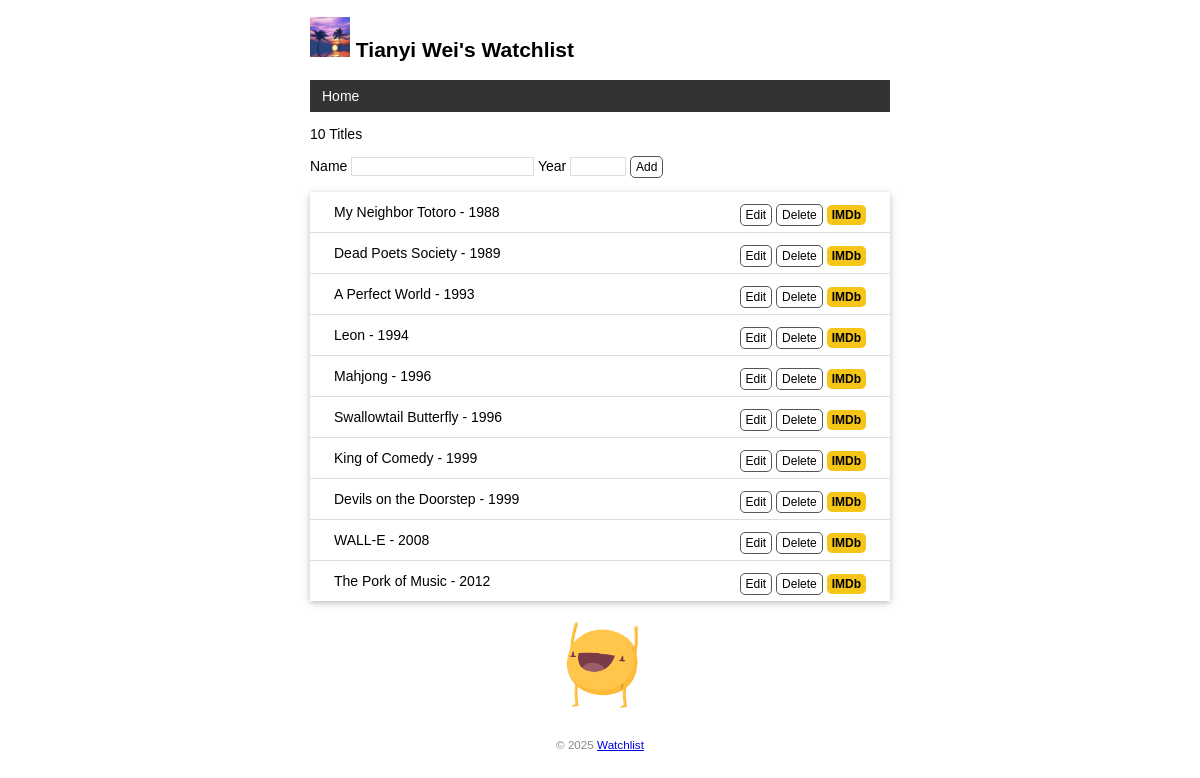
Before: / with the older database file.
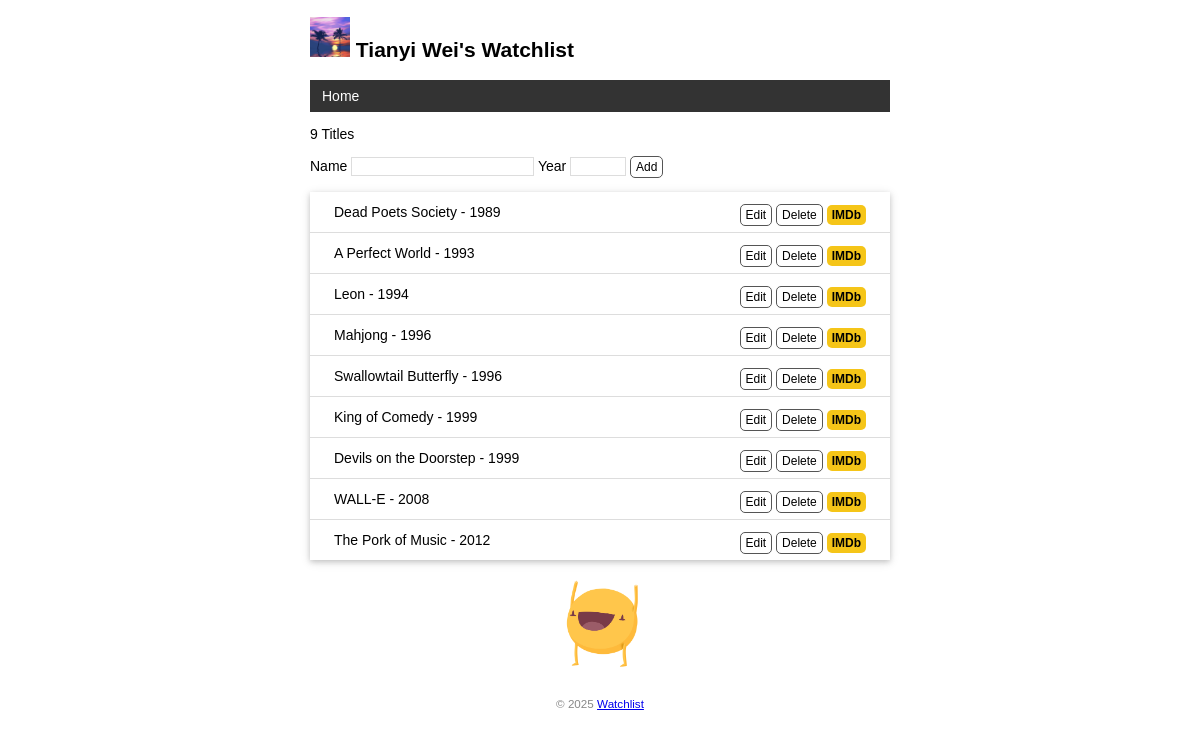
After: the same page with the newer database file.
### app.py (models this page shows)
class User(db.Model):
    id = db.Column(db.Integer, primary_key = True)
    name = db.Column(db.String(20))

class Movie(db.Model):
    id = db.Column(db.Integer, primary_key = True)
    title = db.Column(db.String(60))
    year = db.Column(db.String(4))

### app.py (the view, shortened to what this page needs)
@app.route('/', methods = ['GET', 'POST'])
def index():
    movies = Movie.query.all()
    return render_template('index.html', movies = movies)

### app.py (called while the page is built)
@app.context_processor
def inject_user():
    user = User.query.first()
    return dict(user = user)

### templates/index.html (shortened to what this page needs)
<!DOCTYPE html>
<html lang="en">
<head>
    <link rel="stylesheet" href="{{ url_for('static', filename='style.css') }}" type="text/css">
</head>
<body>
    <h2>
        <img alt="View" class="view" src="{{ url_for('static', filename='images/view.jpg') }}">
        {{ user.name }}'s Watchlist
    </h2>
    <nav>
        <ul>
            <li><a href="{{ url_for('index') }}">Home</a></li>
        </ul>
    </nav>
    <p>{{ movies|length }} Titles</p>
    <form method="post">
        Name <input type="text" name="title" autocomplete="off" required>
        Year <input type="text" name="year" autocomplete="off" required>
        <input class="btn" type="submit" name="submit" value="Add">
    </form>
    <ul class="movie-list">
        {% for movie in movies %}
        <li>{{ movie.title }} - {{ movie.year }}
            <span class="float-right">
                <a class="btn" href="{{ url_for('edit', movie_id=movie.id) }}">Edit</a>
                <form class="inline-form" method="post" action="{{ url_for('delete', movie_id=movie.id) }}">
                    <input class="btn" type="submit" name="delete" value="Delete" onclick="return confirm('Are you sure?')">
                </form>
                <a class="imdb" href="https://www.imdb.com/find?q={{ movie.title }}" target="_blank" title="Find this movie on IMDb">IMDb</a>
            </span>
        </li>
        {% endfor %}
    </ul>
    <img alt="Yello Pea" class="OGC" src="{{ url_for('static', filename='images/OGC.gif') }}">
    <footer>
        <small>&copy; 2025 <a href="https://github.com/ZiiiHe1012/watchlist">Watchlist</a></small>
    </footer>
</body>
</html>

### static/style.css (style rules this page uses)
body { margin: auto; max-width: 580px; font-size: 14px; font-family: Helvetica, Arial, sans-serif; }
footer { color: #888; margin-top: 15px; text-align: center; padding: 10px; }
.view { width: 40px; }
.movie-list { list-style-type: none; padding: 0; margin-bottom: 10px; box-shadow: 0 2px 5px 0 rgba(0, 0, 0, 0.16), 0 2px 10px 0 rgba(0, 0, 0, 0.12); }
.movie-list li { padding: 12px 24px; border-bottom: 1px solid #ddd; }
.movie-list li:last-child { border-bottom:none; }
.OGC { display: block; margin: 0 auto; height: 100px; }
.float-right { float: right; }
.imdb { font-size: 12px; font-weight: bold; color: black; text-decoration: none; background: #F5C518; border-radius: 5px; padding: 3px 5px; }
nav ul { list-style-type: none; margin: 0; padding: 0; overflow: hidden; background-color: #333; }
nav li { float: left; }
nav li a { display: block; color: white; text-align: center; padding: 8px 12px; text-decoration: none; }
input[type=submit] { font-family: inherit; }
input[type=text] { border: 1px solid #ddd; }
input[name=year] { width: 50px; }
.btn { font-size: 12px; padding: 3px 5px; text-decoration: none; cursor: pointer; background-color: white; color: black; border: 1px solid #555555; border-radius: 5px; }
.inline-form { display: inline; }

Changed rows visible on the page:
removed Movie: title "My Neighbor Totoro", year "1988"
Other visible differences:
{{ movies|length }}: "10" → "9"
